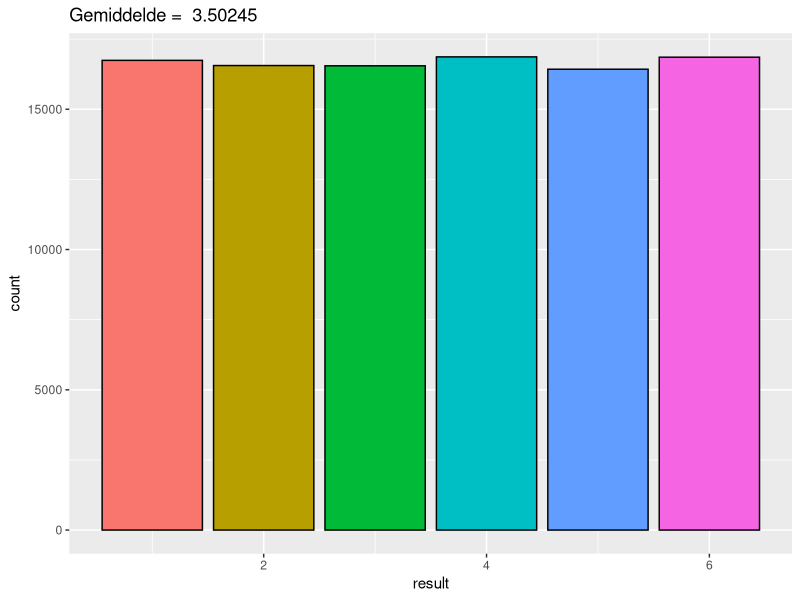
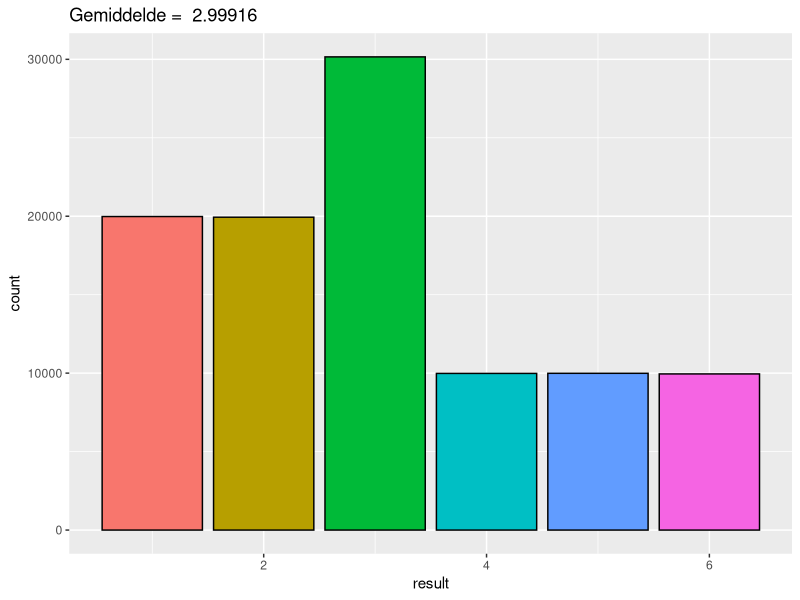
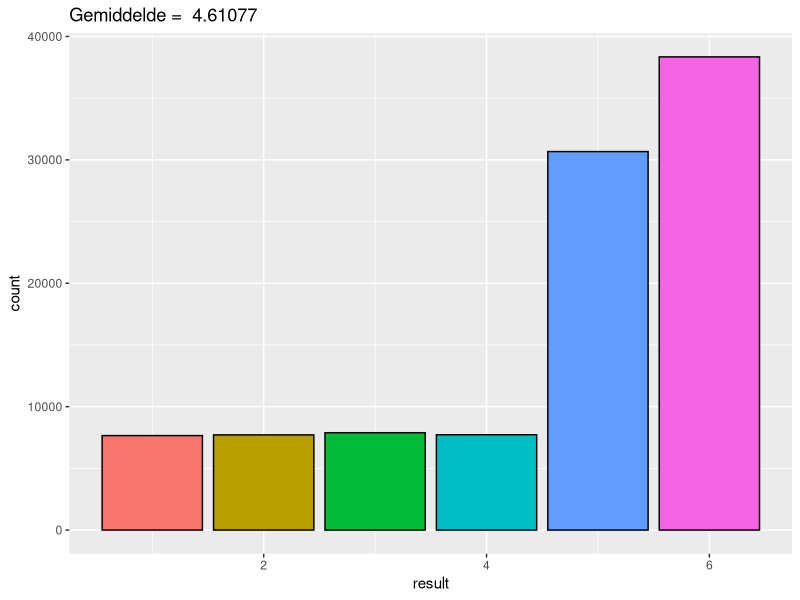
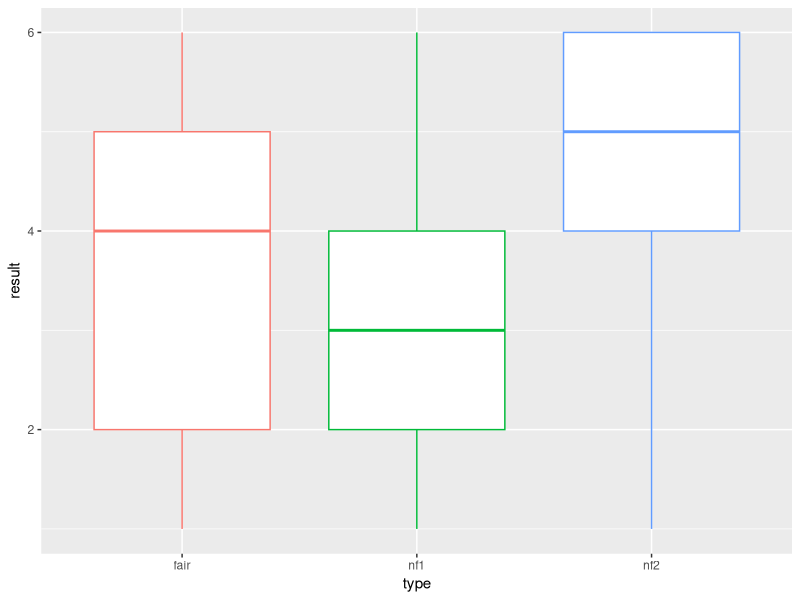

The R script that drew these images, in order:
## ---- chunk 1
library(tidyverse)
distFair <- c(1, 2, 3, 4, 5, 6)
sampleFair <- data.frame(result =sample(x = distFair, size = 100000, replace = TRUE))

ggplot(sampleFair) +
  geom_bar(aes(x = result, fill = as.factor(result)), colour = "black") +
  ggtitle(paste("Gemiddelde = ", mean(as.numeric(sampleFair$result)))) +
  theme(legend.position="none")
## ---- chunk 2
library(tidyverse)
distNF1 <- c(rep(1, 2), rep(2, 2), rep(3, 3), 4, 5, 6)
sampleNF1 <- data.frame(result = sample(x = distNF1, size = 100000, replace = TRUE))

ggplot(sampleNF1) +
  geom_bar(aes(x = result, fill = as.factor(result)), colour = "black") +
  ggtitle(paste("Gemiddelde = ", mean(as.numeric(sampleNF1$result)))) +
  theme(legend.position="none")

## ---- chunk 3
library(tidyverse)
distNF2 <- c(1, 2, 3, 4, rep(5, 4), rep(6, 5))
sampleNF2 <- data.frame(result = sample(x = distNF2, size = 100000, replace = TRUE))

ggplot(sampleNF2) +
  geom_bar(aes(x = result, fill = as.factor(result)), colour = "black") +
  ggtitle(paste("Gemiddelde = ", mean(as.numeric(sampleNF2$result)))) +
  theme(legend.position="none")
## ---- chunk 4
type <- c(rep("fair", dim(sampleFair)[1]), rep("nf1", dim(sampleNF1)[1]), rep("nf2", dim(sampleNF2)[1]))
totalDF <- data.frame(type = as.factor(type), result = c(sampleFair$result, sampleNF1$result, sampleNF2$result))

ggplot(totalDF, aes(x = type, y = result, colour = type)) +
  geom_boxplot() +
  theme(legend.position="none")
